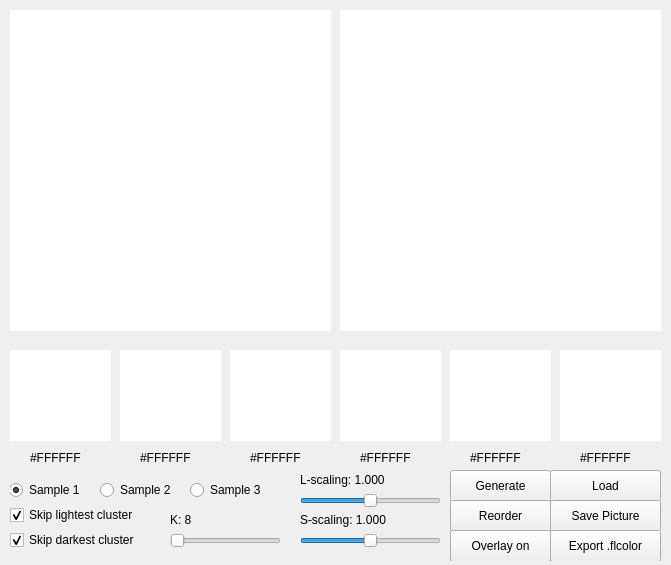
<?xml version="1.0" encoding="UTF-8"?>
<ui version="4.0">
 <class>ColorPaletteGenerator</class>
 <widget class="QMainWindow" name="ColorPaletteGenerator">
  <property name="geometry">
   <rect>
    <x>0</x>
    <y>0</y>
    <width>671</width>
    <height>565</height>
   </rect>
  </property>
  <property name="windowTitle">
   <string>ColorPaletteGenerator</string>
  </property>
  <widget class="QWidget" name="centralwidget">
   <widget class="QLabel" name="original">
    <property name="geometry">
     <rect>
      <x>10</x>
      <y>10</y>
      <width>321</width>
      <height>321</height>
     </rect>
    </property>
    <property name="styleSheet">
     <string notr="true">background-color: rgb(255, 255, 255);</string>
    </property>
    <property name="text">
     <string/>
    </property>
    <property name="scaledContents">
     <bool>false</bool>
    </property>
   </widget>
   <widget class="QLabel" name="clustered">
    <property name="geometry">
     <rect>
      <x>340</x>
      <y>10</y>
      <width>321</width>
      <height>321</height>
     </rect>
    </property>
    <property name="styleSheet">
     <string notr="true">background-color: rgb(255, 255, 255);</string>
    </property>
    <property name="text">
     <string/>
    </property>
    <property name="scaledContents">
     <bool>false</bool>
    </property>
   </widget>
   <widget class="QWidget" name="panel" native="true">
    <property name="geometry">
     <rect>
      <x>10</x>
      <y>340</y>
      <width>651</width>
      <height>221</height>
     </rect>
    </property>
    <widget class="QLabel" name="b_2">
     <property name="geometry">
      <rect>
       <x>110</x>
       <y>10</y>
       <width>101</width>
       <height>91</height>
      </rect>
     </property>
     <property name="styleSheet">
      <string notr="true">background-color: rgb(255, 255, 255);</string>
     </property>
     <property name="text">
      <string/>
     </property>
    </widget>
    <widget class="QLabel" name="b_6">
     <property name="geometry">
      <rect>
       <x>550</x>
       <y>10</y>
       <width>101</width>
       <height>91</height>
      </rect>
     </property>
     <property name="styleSheet">
      <string notr="true">background-color: rgb(255, 255, 255);</string>
     </property>
     <property name="text">
      <string/>
     </property>
    </widget>
    <widget class="QLabel" name="b_4">
     <property name="geometry">
      <rect>
       <x>330</x>
       <y>10</y>
       <width>101</width>
       <height>91</height>
      </rect>
     </property>
     <property name="styleSheet">
      <string notr="true">background-color: rgb(255, 255, 255);</string>
     </property>
     <property name="text">
      <string/>
     </property>
    </widget>
    <widget class="QLabel" name="b_5">
     <property name="geometry">
      <rect>
       <x>440</x>
       <y>10</y>
       <width>101</width>
       <height>91</height>
      </rect>
     </property>
     <property name="styleSheet">
      <string notr="true">background-color: rgb(255, 255, 255);</string>
     </property>
     <property name="text">
      <string/>
     </property>
    </widget>
    <widget class="QLabel" name="b_3">
     <property name="geometry">
      <rect>
       <x>220</x>
       <y>10</y>
       <width>101</width>
       <height>91</height>
      </rect>
     </property>
     <property name="styleSheet">
      <string notr="true">background-color: rgb(255, 255, 255);</string>
     </property>
     <property name="text">
      <string/>
     </property>
    </widget>
    <widget class="QLabel" name="b_1">
     <property name="geometry">
      <rect>
       <x>0</x>
       <y>10</y>
       <width>101</width>
       <height>91</height>
      </rect>
     </property>
     <property name="styleSheet">
      <string notr="true">background-color: rgb(255, 255, 255);</string>
     </property>
     <property name="text">
      <string/>
     </property>
    </widget>
    <widget class="QLabel" name="h_6">
     <property name="geometry">
      <rect>
       <x>570</x>
       <y>110</y>
       <width>58</width>
       <height>16</height>
      </rect>
     </property>
     <property name="text">
      <string>#FFFFFF</string>
     </property>
    </widget>
    <widget class="QLabel" name="h_5">
     <property name="geometry">
      <rect>
       <x>460</x>
       <y>110</y>
       <width>58</width>
       <height>16</height>
      </rect>
     </property>
     <property name="text">
      <string>#FFFFFF</string>
     </property>
    </widget>
    <widget class="QRadioButton" name="s_2">
     <property name="geometry">
      <rect>
       <x>90</x>
       <y>140</y>
       <width>81</width>
       <height>20</height>
      </rect>
     </property>
     <property name="text">
      <string>Sample 2</string>
     </property>
    </widget>
    <widget class="QLabel" name="h_1">
     <property name="geometry">
      <rect>
       <x>20</x>
       <y>110</y>
       <width>58</width>
       <height>16</height>
      </rect>
     </property>
     <property name="text">
      <string>#FFFFFF</string>
     </property>
    </widget>
    <widget class="QPushButton" name="load">
     <property name="geometry">
      <rect>
       <x>540</x>
       <y>130</y>
       <width>111</width>
       <height>32</height>
      </rect>
     </property>
     <property name="text">
      <string>Load</string>
     </property>
    </widget>
    <widget class="QLabel" name="h_2">
     <property name="geometry">
      <rect>
       <x>130</x>
       <y>110</y>
       <width>58</width>
       <height>16</height>
      </rect>
     </property>
     <property name="text">
      <string>#FFFFFF</string>
     </property>
    </widget>
    <widget class="QRadioButton" name="s_1">
     <property name="geometry">
      <rect>
       <x>-1</x>
       <y>140</y>
       <width>81</width>
       <height>20</height>
      </rect>
     </property>
     <property name="text">
      <string>Sample 1</string>
     </property>
     <property name="checked">
      <bool>true</bool>
     </property>
    </widget>
    <widget class="QLabel" name="h_4">
     <property name="geometry">
      <rect>
       <x>350</x>
       <y>110</y>
       <width>58</width>
       <height>16</height>
      </rect>
     </property>
     <property name="text">
      <string>#FFFFFF</string>
     </property>
    </widget>
    <widget class="QPushButton" name="compute">
     <property name="geometry">
      <rect>
       <x>440</x>
       <y>130</y>
       <width>101</width>
       <height>32</height>
      </rect>
     </property>
     <property name="text">
      <string>Generate</string>
     </property>
    </widget>
    <widget class="QLabel" name="h_3">
     <property name="geometry">
      <rect>
       <x>240</x>
       <y>110</y>
       <width>58</width>
       <height>16</height>
      </rect>
     </property>
     <property name="text">
      <string>#FFFFFF</string>
     </property>
    </widget>
    <widget class="QRadioButton" name="s_3">
     <property name="geometry">
      <rect>
       <x>180</x>
       <y>140</y>
       <width>100</width>
       <height>20</height>
      </rect>
     </property>
     <property name="text">
      <string>Sample 3</string>
     </property>
    </widget>
    <widget class="QCheckBox" name="skip_darkest">
     <property name="geometry">
      <rect>
       <x>0</x>
       <y>190</y>
       <width>141</width>
       <height>20</height>
      </rect>
     </property>
     <property name="text">
      <string>Skip darkest cluster</string>
     </property>
     <property name="checked">
      <bool>true</bool>
     </property>
    </widget>
    <widget class="QPushButton" name="save">
     <property name="geometry">
      <rect>
       <x>540</x>
       <y>160</y>
       <width>111</width>
       <height>32</height>
      </rect>
     </property>
     <property name="text">
      <string>Save Picture</string>
     </property>
    </widget>
    <widget class="QPushButton" name="export_flcolor">
     <property name="geometry">
      <rect>
       <x>540</x>
       <y>190</y>
       <width>111</width>
       <height>32</height>
      </rect>
     </property>
     <property name="text">
      <string>Export .flcolor</string>
     </property>
    </widget>
    <widget class="QPushButton" name="reorder">
     <property name="geometry">
      <rect>
       <x>440</x>
       <y>160</y>
       <width>101</width>
       <height>32</height>
      </rect>
     </property>
     <property name="text">
      <string>Reorder</string>
     </property>
    </widget>
    <widget class="QCheckBox" name="skip_lightest">
     <property name="geometry">
      <rect>
       <x>0</x>
       <y>165</y>
       <width>141</width>
       <height>20</height>
      </rect>
     </property>
     <property name="text">
      <string>Skip lightest cluster</string>
     </property>
     <property name="checked">
      <bool>true</bool>
     </property>
    </widget>
    <widget class="QPushButton" name="overlay">
     <property name="geometry">
      <rect>
       <x>440</x>
       <y>190</y>
       <width>101</width>
       <height>32</height>
      </rect>
     </property>
     <property name="text">
      <string>Overlay on</string>
     </property>
    </widget>
    <widget class="QSlider" name="sat_boost">
     <property name="geometry">
      <rect>
       <x>290</x>
       <y>190</y>
       <width>141</width>
       <height>22</height>
      </rect>
     </property>
     <property name="maximum">
      <number>2000</number>
     </property>
     <property name="value">
      <number>1000</number>
     </property>
     <property name="orientation">
      <enum>Qt::Horizontal</enum>
     </property>
     <property name="tickPosition">
      <enum>QSlider::NoTicks</enum>
     </property>
    </widget>
    <widget class="QLabel" name="sat_boost_val">
     <property name="geometry">
      <rect>
       <x>290</x>
       <y>170</y>
       <width>151</width>
       <height>20</height>
      </rect>
     </property>
     <property name="text">
      <string>S-scaling: 1.000</string>
     </property>
    </widget>
    <widget class="QSlider" name="l_boost">
     <property name="geometry">
      <rect>
       <x>290</x>
       <y>150</y>
       <width>141</width>
       <height>22</height>
      </rect>
     </property>
     <property name="maximum">
      <number>2000</number>
     </property>
     <property name="value">
      <number>1000</number>
     </property>
     <property name="orientation">
      <enum>Qt::Horizontal</enum>
     </property>
     <property name="tickPosition">
      <enum>QSlider::NoTicks</enum>
     </property>
    </widget>
    <widget class="QLabel" name="l_boost_val">
     <property name="geometry">
      <rect>
       <x>290</x>
       <y>130</y>
       <width>151</width>
       <height>20</height>
      </rect>
     </property>
     <property name="text">
      <string>L-scaling: 1.000</string>
     </property>
    </widget>
    <widget class="QLabel" name="k_value">
     <property name="geometry">
      <rect>
       <x>160</x>
       <y>170</y>
       <width>81</width>
       <height>20</height>
      </rect>
     </property>
     <property name="text">
      <string>K: 8</string>
     </property>
    </widget>
    <widget class="QSlider" name="k_slider">
     <property name="geometry">
      <rect>
       <x>160</x>
       <y>190</y>
       <width>111</width>
       <height>22</height>
      </rect>
     </property>
     <property name="minimum">
      <number>8</number>
     </property>
     <property name="maximum">
      <number>14</number>
     </property>
     <property name="value">
      <number>8</number>
     </property>
     <property name="orientation">
      <enum>Qt::Horizontal</enum>
     </property>
     <property name="tickPosition">
      <enum>QSlider::NoTicks</enum>
     </property>
    </widget>
   </widget>
  </widget>
 </widget>
 <resources/>
 <connections/>
</ui>
